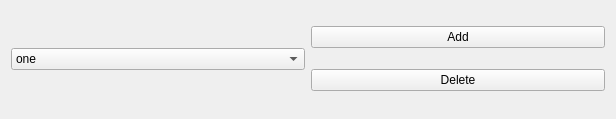
<?xml version="1.0" encoding="UTF-8"?>
<ui version="4.0">
 <class>Widget</class>
 <widget class="QWidget" name="Widget">
  <property name="geometry">
   <rect>
    <x>0</x>
    <y>0</y>
    <width>616</width>
    <height>119</height>
   </rect>
  </property>
  <property name="windowTitle">
   <string>Widget</string>
  </property>
  <layout class="QHBoxLayout" name="horizontalLayout">
   <item>
    <widget class="QComboBox" name="comboBox">
     <item>
      <property name="text">
       <string>one</string>
      </property>
     </item>
     <item>
      <property name="text">
       <string>two</string>
      </property>
     </item>
     <item>
      <property name="text">
       <string>three</string>
      </property>
     </item>
    </widget>
   </item>
   <item>
    <layout class="QVBoxLayout" name="verticalLayout">
     <item>
      <widget class="QPushButton" name="captureButton">
       <property name="text">
        <string>Add</string>
       </property>
      </widget>
     </item>
     <item>
      <widget class="QPushButton" name="currentButton">
       <property name="text">
        <string>Delete</string>
       </property>
      </widget>
     </item>
    </layout>
   </item>
  </layout>
 </widget>
 <resources/>
 <connections/>
</ui>
